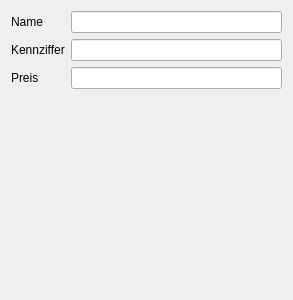
<?xml version="1.0" encoding="UTF-8"?>
<ui version="4.0">
 <class>Form</class>
 <widget class="QWidget" name="Form">
  <property name="geometry">
   <rect>
    <x>0</x>
    <y>0</y>
    <width>293</width>
    <height>300</height>
   </rect>
  </property>
  <property name="windowTitle">
   <string>Form</string>
  </property>
  <layout class="QVBoxLayout" name="verticalLayout">
   <item>
    <layout class="QFormLayout" name="formLayout">
     <item row="0" column="0">
      <widget class="QLabel" name="label">
       <property name="text">
        <string>Name</string>
       </property>
      </widget>
     </item>
     <item row="1" column="0">
      <widget class="QLabel" name="label_2">
       <property name="text">
        <string>Kennziffer</string>
       </property>
      </widget>
     </item>
     <item row="2" column="0">
      <widget class="QLabel" name="label_3">
       <property name="text">
        <string>Preis</string>
       </property>
      </widget>
     </item>
     <item row="0" column="1">
      <widget class="QLineEdit" name="db_name"/>
     </item>
     <item row="1" column="1">
      <widget class="QLineEdit" name="db_identifier"/>
     </item>
     <item row="2" column="1">
      <widget class="QLineEdit" name="db_cost"/>
     </item>
    </layout>
   </item>
   <item>
    <widget class="QWidget" name="subform_widget" native="true"/>
   </item>
  </layout>
 </widget>
 <resources/>
 <connections/>
</ui>
